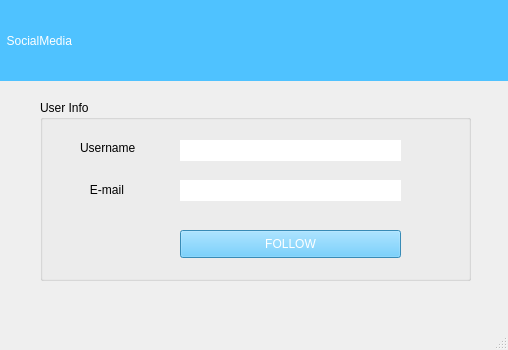
<?xml version="1.0" encoding="UTF-8"?>
<ui version="4.0">
 <class>searchpage</class>
 <widget class="QMainWindow" name="searchpage">
  <property name="geometry">
   <rect>
    <x>0</x>
    <y>0</y>
    <width>508</width>
    <height>350</height>
   </rect>
  </property>
  <property name="minimumSize">
   <size>
    <width>508</width>
    <height>350</height>
   </size>
  </property>
  <property name="maximumSize">
   <size>
    <width>508</width>
    <height>350</height>
   </size>
  </property>
  <property name="windowTitle">
   <string>MainWindow</string>
  </property>
  <widget class="QWidget" name="centralwidget">
   <widget class="QLabel" name="label">
    <property name="geometry">
     <rect>
      <x>0</x>
      <y>0</y>
      <width>511</width>
      <height>81</height>
     </rect>
    </property>
    <property name="styleSheet">
     <string notr="true">background-color: rgb(79, 194, 255);
color: rgb(255, 255, 255);
font: 16pt &quot;Impact&quot;;</string>
    </property>
    <property name="text">
     <string>  SocialMedia</string>
    </property>
   </widget>
   <widget class="QGroupBox" name="groupBox">
    <property name="geometry">
     <rect>
      <x>40</x>
      <y>100</y>
      <width>431</width>
      <height>181</height>
     </rect>
    </property>
    <property name="styleSheet">
     <string notr="true">font: 9pt &quot;Impact&quot;;
</string>
    </property>
    <property name="title">
     <string>User Info</string>
    </property>
    <widget class="QLabel" name="label_2">
     <property name="geometry">
      <rect>
       <x>40</x>
       <y>40</y>
       <width>71</width>
       <height>16</height>
      </rect>
     </property>
     <property name="text">
      <string>Username</string>
     </property>
    </widget>
    <widget class="QLabel" name="usertxt">
     <property name="geometry">
      <rect>
       <x>140</x>
       <y>40</y>
       <width>221</width>
       <height>21</height>
      </rect>
     </property>
     <property name="styleSheet">
      <string notr="true">background-color: rgb(255, 255, 255);</string>
     </property>
     <property name="text">
      <string/>
     </property>
    </widget>
    <widget class="QLabel" name="label_4">
     <property name="geometry">
      <rect>
       <x>40</x>
       <y>80</y>
       <width>61</width>
       <height>20</height>
      </rect>
     </property>
     <property name="text">
      <string>   E-mail</string>
     </property>
    </widget>
    <widget class="QLabel" name="emailtxt">
     <property name="geometry">
      <rect>
       <x>140</x>
       <y>80</y>
       <width>221</width>
       <height>21</height>
      </rect>
     </property>
     <property name="styleSheet">
      <string notr="true">background-color: rgb(255, 255, 255);</string>
     </property>
     <property name="text">
      <string/>
     </property>
    </widget>
    <widget class="QPushButton" name="followbtn">
     <property name="geometry">
      <rect>
       <x>140</x>
       <y>130</y>
       <width>221</width>
       <height>28</height>
      </rect>
     </property>
     <property name="styleSheet">
      <string notr="true">background-color: rgb(79, 194, 255);
color: rgb(255, 255, 255);
font: 9pt &quot;Impact&quot;;
</string>
     </property>
     <property name="text">
      <string>FOLLOW</string>
     </property>
    </widget>
   </widget>
  </widget>
  <widget class="QMenuBar" name="menubar">
   <property name="geometry">
    <rect>
     <x>0</x>
     <y>0</y>
     <width>508</width>
     <height>26</height>
    </rect>
   </property>
  </widget>
  <widget class="QStatusBar" name="statusbar"/>
 </widget>
 <resources/>
 <connections/>
</ui>
